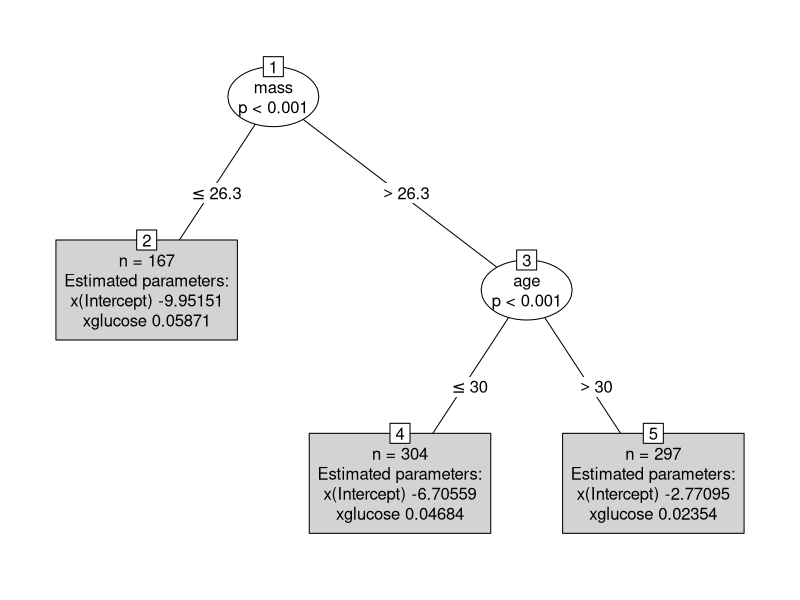

Generate this figure with R:
library(partykit)


### Name: mob
### Title: Model-based Recursive Partitioning
### Aliases: mob modelparty coef.modelparty deviance.modelparty
###   fitted.modelparty formula.modelparty getCall.modelparty
###   logLik.modelparty model.frame.modelparty nobs.modelparty
###   plot.modelparty predict.modelparty print.modelparty
###   residuals.modelparty summary.modelparty weights.modelparty
###   refit.modelparty sctest.modelparty
### Keywords: tree

### ** Examples

if(require("mlbench")) {

## Pima Indians diabetes data
data("PimaIndiansDiabetes", package = "mlbench")

## a simple basic fitting function (of type 1) for a logistic regression
logit <- function(y, x, start = NULL, weights = NULL, offset = NULL, ...) {
  glm(y ~ 0 + x, family = binomial, start = start, ...)
}

## set up a logistic regression tree
pid_tree <- mob(diabetes ~ glucose | pregnant + pressure + triceps + insulin +
  mass + pedigree + age, data = PimaIndiansDiabetes, fit = logit)
## see lmtree() and glmtree() for interfaces with more efficient fitting functions

## print tree
print(pid_tree)

## print information about (some) nodes
print(pid_tree, node = 3:4)

## visualization
plot(pid_tree)

## coefficients and summary
coef(pid_tree)
coef(pid_tree, node = 1)
summary(pid_tree, node = 1)

## average deviance computed in different ways
mean(residuals(pid_tree)^2)
deviance(pid_tree)/sum(weights(pid_tree))
deviance(pid_tree)/nobs(pid_tree)

## log-likelihood and information criteria
logLik(pid_tree)
AIC(pid_tree)
BIC(pid_tree)

## predicted nodes
predict(pid_tree, newdata = head(PimaIndiansDiabetes, 6), type = "node")
## other types of predictions are possible using lmtree()/glmtree()
}
